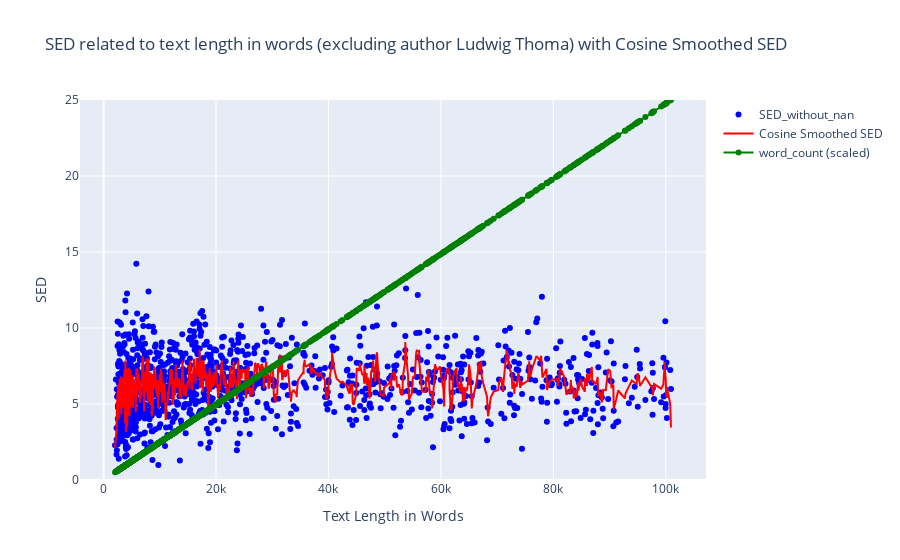

The code cell stored with this chart in its notebook:
### Code cell
import numpy as np

# Calculate cosine smoothed SED values
window_size = 5  # Define the window size for cosine smoothing
cosine_smoothed_SED = np.convolve(df_sorted_by_word_count['SED_without_nan'], np.ones(window_size)/window_size, mode='same')

# Create scatter plot for SED_without_nan
scatter = go.Scatter(x=df_sorted_by_word_count['word_count'], 
                     y=df_sorted_by_word_count['SED_without_nan'],
                     mode='markers',
                     marker=dict(color='blue'),
                     name='SED_without_nan',
                     text=df_sorted_by_word_count['filename'],  # Hover text
                     hoverinfo='text')

# Create line plot for smoothed SED
smoothed_line = go.Scatter(x=df_sorted_by_word_count['word_count'], 
                           y=cosine_smoothed_SED,
                           mode='lines',
                           line=dict(color='red', width=2),
                           name='Cosine Smoothed SED')

# Create line plot for scaled word_count
line = go.Scatter(x=df_sorted_by_word_count['word_count'], 
                  y=df_sorted_by_word_count['word_count'] / df_sorted_by_word_count['word_count'].max() * 25,
                  mode='lines+markers',
                  marker=dict(color='green'),
                  name='word_count (scaled)')

# Create layout
layout = go.Layout(title='SED related to text length in words (excluding author Ludwig Thoma) with Cosine Smoothed SED',
                   xaxis=dict(title='Text Length in Words'),
                   yaxis=dict(title='SED', range=[0, 25]),
                   hovermode='closest')

# Create figure
fig = go.Figure(data=[scatter, smoothed_line, line], layout=layout)

# Show plot
fig.show()

### Figure 1 — Plotly figure (JSON) as saved in the notebook; plotly's stock layout.template omitted (floating-point values rounded to 4 significant figures; data arrays with more than 128 entries replaced by an {"elided": "..."} marker saying what was removed)
{"data": [{"hoverinfo": "text", "marker": {"color": "blue"}, "mode": "markers", "name": "SED_without_nan", "text": {"elided": "1205 str values"}, "type": "scatter", "x": {"elided": "1205 int values"}, "y": {"elided": "1205 float values"}}, {"line": {"color": "red", "width": 2}, "mode": "lines", "name": "Cosine Smoothed SED", "type": "scatter", "x": {"elided": "1205 int values"}, "y": {"elided": "1205 float values"}}, {"marker": {"color": "green"}, "mode": "lines+markers", "name": "word_count (scaled)", "type": "scatter", "x": {"elided": "1205 int values"}, "y": {"elided": "1205 float values"}}], "layout": {"hovermode": "closest", "title": {"text": "SED related to text length in words (excluding author Ludwig Thoma) with Cosine Smoothed SED"}, "xaxis": {"title": {"text": "Text Length in Words"}}, "yaxis": {"range": [0, 25], "title": {"text": "SED"}}}}
